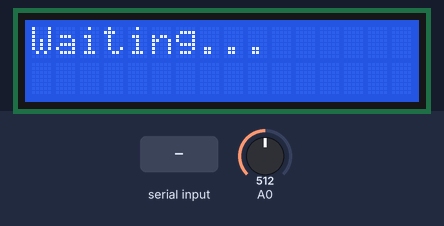
Bench run of a sketch on a simulated Arduino Uno, built with avr-gcc and run on an emulated ATmega328P. Parts: 16×2 character LCD. Inputs (shaded band) come from the test bench; at power-on: A0 = 512. What the sketch prints to the serial monitor is not drawn.

Above: at 0.7 s.
1.3 s: "L" received over Serial
At 2.7 s:
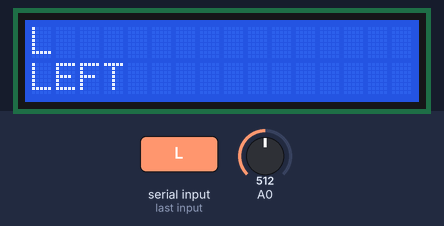
3.1 s: A0 set to 716
At 4.4 s:
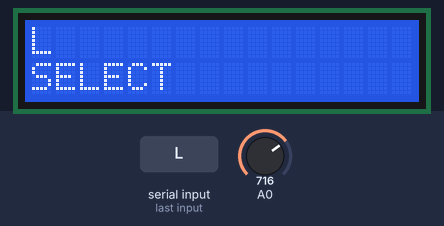
4.7 s: A0 set to 306
At 5.3 s:
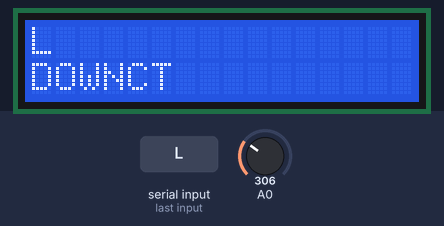
6.2 s: "1" received over Serial
At 6.6 s:
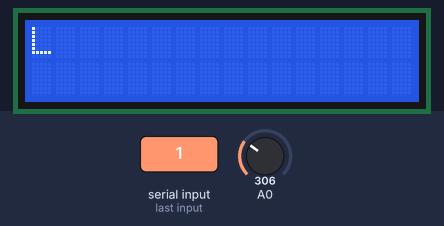
7.7 s: A0 set to 122
At 8.5 s:
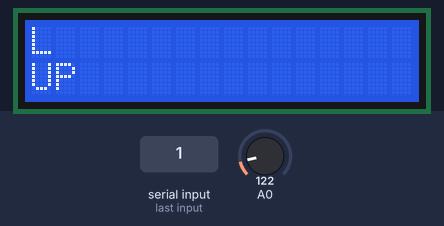
9.3 s: "C" received over Serial
At 9.8 s:
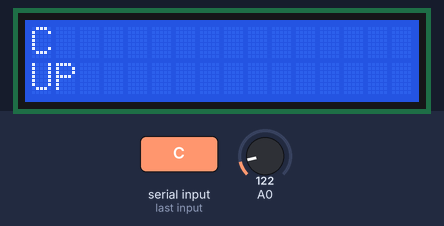
Timing chart, 0 to 11.8 s (numbered marks = the images above; inputs shaded):
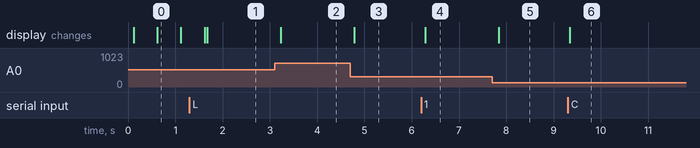

The sketch:

frontpanel.ino
```cpp
// Upload as Arduino UNO
// 19200 baud

// Serial commands:
// "0<TEXT>" Show <TEXT> on line 1
// "1<TEXT>" Show <TEXT> on line 2
// <TEXT> may be empty, clears the line
// omitting the line number default to line 1
//
// LCDON  - Turn display on
// LCDOFF - Turn display off

void setup()
{
  setup_lcd();
  serial_setup();
}

void loop()
{
  lcd_readkey();
  serial_readln();
  delay(100);
}

#define SERIAL_BUFLEN 50
#define SERIAL_RL_FILL 17
void serial_readln() {
  char buffer[SERIAL_BUFLEN];
  int numchars = 0;
  if(Serial.available()) {
     while(Serial.available() && numchars < (SERIAL_BUFLEN-1))
        buffer[numchars++] = Serial.read();
     while (numchars < SERIAL_RL_FILL) {
       buffer[numchars++] = ' ';
     }
     buffer[numchars++]='\0'; // end buffer
  }

  if(numchars > 0) {
    byte outputline = 0;
    char* outputtext = (char*)buffer;
    if (buffer[0] == '1') {
      outputline = 1;
      outputtext += 1;
      lcd_settext(outputline, outputtext);
    } else if (buffer[0] == 'L' && buffer[1] == 'C' && buffer[2] == 'D') {
      if (buffer[3] == 'O' && buffer[4] == 'N') {
        lcd_on(true);
      } else if (buffer[3] == 'O' && buffer[4] == 'F' && buffer[5] == 'F') {
        lcd_on(false);
      }
    } else {
      // first line (default)
      if (buffer[0] == '0') {
        outputtext += 1;
      }
      lcd_settext(outputline, outputtext);
    }
  }
}
```

serialcomm.ino
```cpp
#define SERIAL_BAUD 19200

void serial_setup() {
  Serial.begin(19200);
  delay(50);
  Serial.println("{\"init\": \"FRONTPANEL\"}");
  serial_wait();
}

void serial_wait() {
  boolean isEnabled = true;
  while (Serial.available() <= 0) {
    lcd_settext(0, "Waiting...");
    if (isEnabled) {
      isEnabled = false;
      lcd_on(isEnabled);
    } else {
      isEnabled = true;
      lcd_on(isEnabled);
    }
    delay(500);
  }
  lcd_settext(0, "    CONNECT");
  lcd_on(true);
}
```

lcdkeypad.ino
```cpp
/*
 * PINs as given in example LCDKeypad\LCD1602:
 * LCD RS pin to digital pin 8
 * LCD Enable pin to digital pin 9
 * LCD D4 pin to digital pin 4
 * LCD D5 pin to digital pin 5
 * LCD D6 pin to digital pin 6
 * LCD D7 pin to digital pin 7
 * LCD BL pin to digital pin 10
 * KEY pin to analogl pin 0
 */

#include <LiquidCrystal.h>

LiquidCrystal lcd(8, 13, 9, 4, 5, 6, 7);

char msgs[5][16] = {"RIGHT",
                    "UP",
                    "DOWN",
                    "LEFT",
                    "SELECT" };

int adc_key_val[5] ={50, 200, 400, 600, 800 };
int NUM_KEYS = 5;
int adc_key_in;
int key=-1;
int oldkey=-1;

void setup_lcd() {
  lcd.clear();
  lcd.begin(16, 2);
}

void lcd_settext(byte line, char* text) {
  lcd.setCursor(0,line);
  lcd.print(text);
}

void lcd_on(boolean onoff) {
  if (onoff) {
    lcd.display();
  } else {
    lcd.noDisplay();
  }
}

/*
 * Handle keystrokes
 */
void lcd_readkey() {
  adc_key_in = analogRead(0);    // read the value from the sensor
  key = get_key(adc_key_in);  // convert into key press

  if (key != oldkey)   // if keypress is detected
   {
    delay(50);  // wait for debounce time
    adc_key_in = analogRead(0);    // read the value from the sensor
    key = get_key(adc_key_in);    // convert into key press
    if (key != oldkey)
    {
      oldkey = key;
      if (key >=0){
           lcd_settext(1, msgs[key]);
           Serial.print("{\"keyEvent\": \"");
           Serial.print(msgs[key]);
           Serial.println("\"}");
      }
    }
  }
}

/* Convert ADC value to key number
 * See example LCDKeypad\LCD1602
 */
int get_key(unsigned int input)
{
    int k;

    for (k = 0; k < NUM_KEYS; k++)
    {
      if (input < adc_key_val[k])
 {
            return k;
        }
   }

    if (k >= NUM_KEYS)k = -1;  // No valid key pressed
    return k;
}
```

Measured:
- after the input at 1.3 s, the display: first changes after 0.32 s (image 1 shows a later state)
- after the input at 3.1 s, the display: changes after 0.13 s (image 2)
- after the input at 4.7 s, the display: changes after 0.08 s (image 3)
- after the input at 6.2 s, the display: changes after 0.09 s (image 4)
- after the input at 7.7 s, the display: changes after 0.14 s (image 5)
- after the input at 9.3 s, the display: changes at once (image 6)
- what the display in image 0 shows lasts 0.5 s, from 0.6 s to 1.1 s
